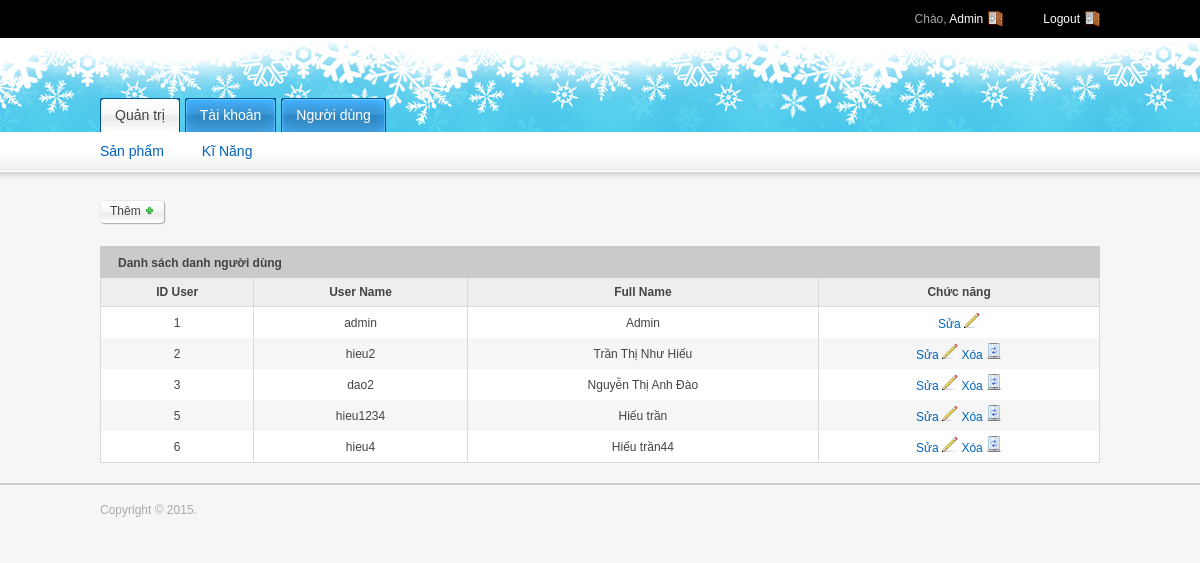
/admin/indexUser.php (signed in), run on the app's committed database.
### tables this page shows
CREATE TABLE IF NOT EXISTS `user` (
  `ID_User` int(255) NOT NULL,
  `UserName` varchar(255) NOT NULL,
  `Password` varchar(255) NOT NULL,
  `FullName` varchar(255) NOT NULL
);

### admin/indexUser.php (the view, shortened to what this page needs)
<?php  include_once $_SERVER['DOCUMENT_ROOT'] .'/Theme/DoChoi/functions/dbconnect.php'; ?>
<?php  include_once $_SERVER['DOCUMENT_ROOT'] .'/Theme/DoChoi/tempates/include/admin/header.php';?>
			<div class="add">
				<a class="button" href="addUser.php">
					<span>
						Thêm
						<img alt="Thêm" src="/JaVi/tempates/admin/images/plus-small.gif">
					</span>
				</a>
			</div>
            <div class="grid_12">
                <div class="module">
                	<h2><span>Danh sách danh người dùng</span></h2>
                    <div class="module-table-body">
                    	<form action="">
                        <table id="myTable" class="tablesorter">
                        	<thead>
                                <tr>
                                    <th style="text-align: center;">ID User</th>
                                    <th style="text-align: center;">User Name</th>
									<th style="text-align: center;">Full Name</th>
                                    <th style="text-align: center;">Chức năng</th>
                                </tr>
                            </thead>
                            <tbody>
								<?php
									$sql= "SELECT * FROM user ";
									$result= $mysqli->query($sql);
									while($ar_DM=mysqli_fetch_assoc($result)){
										$id_user=$ar_DM['ID_User'];
										$user_name=$ar_DM['UserName'];
										$full_name=$ar_DM['FullName'];
								?>
                                <tr>
                                    <td class="align-center"><?php echo $id_user;?></td>
                                    <td class="align-center"><?php echo $user_name;?></td>
                                    <td class="align-center"><?php echo $full_name;?></td>
                                    <td align="center">
									<?php
										if($_SESSION['user_info']['user_name']=="admin"){
									?>
                                        <a href="editUser.php?id_user=<?php echo $id_user ;?>">Sửa <img src="/JaVi/tempates/admin/images/pencil.gif" alt="edit" /></a>
									<?php
										if($user_name!='admin'){
									?>
										<a href="delUser.php?id_user=<?php echo $id_user ;?>">Xóa <img src="/JaVi/tempates/admin/images/bin.gif" width="16" height="16" alt="delete" /></a>
									<?php
										}
										}
										?>
									</td>
                                </tr>
								<?php
									}
								?>
                            </tbody>
                        </table>
                        </form>
                     </div>
                </div>
          </div>
<?php include_once $_SERVER['DOCUMENT_ROOT'] .'/Theme/DoChoi/tempates/include/admin/footer.php' ;?>

### tempates/css/styles1.css (style rules this page uses)
html, body, div, span, applet, object, iframe, h1, h2, h3, h4, h5, h6, p, blockquote, pre, a, abbr, acronym, address, big, cite, code, del, dfn, em, font, img, ins, kbd, q, s, samp, small, strike, strong, sub, sup, tt, var, b, u, i, center, dl, dt, dd, ol, ul, li, fieldset, form, label, legend, table, caption, tbody, tfoot, thead, tr, th, td { margin: 0; padding: 0; border: 0; outline: 0; font-size: 100%; background: transparent; }
body { line-height: 1; }
table { border-collapse: collapse; border-spacing: 0; }
body { font: 12px/1.5 tahoma,arial; color: #444444; background-color: #f6f6f6; }
h2 { font-size: 24px; letter-spacing: -1px; }
p, dl, hr, h1, h2, h3, h4, h5, h6, ol, ul, pre, table, address, fieldset { margin-bottom: 15px; }
a, a:visited { color:#0063be; text-decoration: none; }
.align-center { text-align: center; }
div.module { float: left; margin-bottom: 10px; width: 100%; }
div.module div.module-table-body { padding: 0; float: left; width: 100%; }
div.module h2 { background: #cacaca; display: block; float: left; height: 32px; margin-right: 0px; padding-right: 0px; text-decoration: none; color: #444444; font-family: Arial, Helvetica, sans-serif; font-size:12px; font-weight:bold; width: 100%; margin-bottom: 0; letter-spacing: normal }
div.module h2 span { display: block; line-height: 20px; padding: 7px 0 5px 18px; }
div.module table { width: 100%; margin: 0 0 10px 0; border-left: 1px solid #d9d9d9; border-bottom: 1px solid #d9d9d9; }
div.module table th { background-color: #eeeeee; color: #444444; padding: 5px; border-right: 1px solid #d9d9d9; border-bottom: 1px solid #d9d9d9; }
div.module table td { background-color: #ffffff; padding: 5px;; border-right: 1px solid #d9d9d9; }
a.button { background: transparent url(/Theme/DoChoi/file/images/admin/button-right-bg-m.gif) no-repeat scroll top right; display: block; float: left; height: 26px; padding-right: 11px; text-decoration: none; color: #444444; font-family: Arial, Helvetica, sans-serif; font-size:12px; }
a.button span { background: transparent url(/Theme/DoChoi/file/images/admin/button-left-bg-m.gif) no-repeat top left; display: block; line-height: 15px; padding: 4px 0 7px 10px; }
#myTable td { vertical-align: middle; }
#myTable tr:nth-child(even) td { background: #F6F6F6 }
.add a { margin-bottom:20px; }

### data on the page
user: ID_User "1", UserName "admin", FullName "Admin"
user: ID_User "2", UserName "hieu2", FullName "Trần Thị Như Hiếu"
user: ID_User "3", UserName "dao2", FullName "Nguyễn Thị Anh Đào"
user: ID_User "5", UserName "hieu1234", FullName "Hiếu trần"
user: ID_User "6", UserName "hieu4", FullName "Hiếu trần44"

### other printed values
$fullname "Admin"
